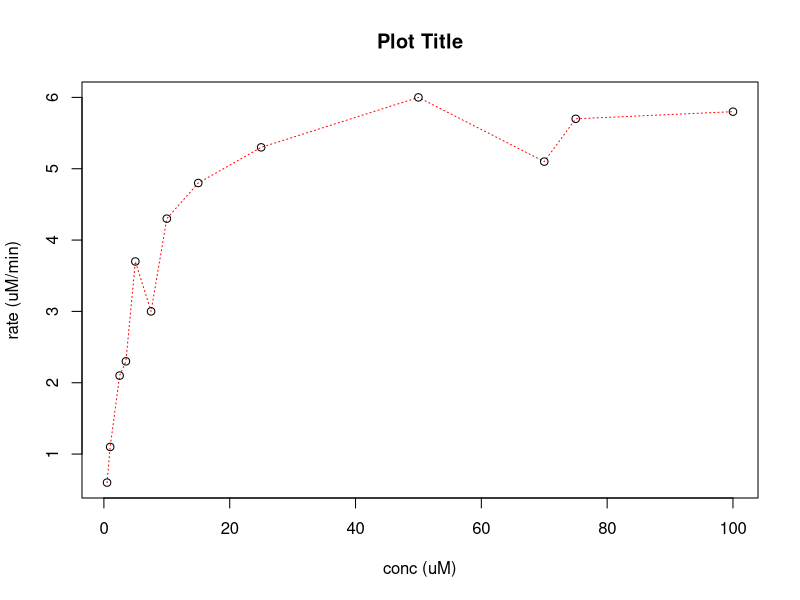

Source code (R): (Note: this script raises an error after producing the figure.)
## ---- chunk 1
knitr::opts_chunk$set(echo = TRUE)
rm(list = ls())
## ---- chunk 2
# Data probe
conc.uM <- c(0.5, 1, 2.5, 3.5, 5, 7.5, 10, 15, 25, 50, 70, 75, 100)
rate <- c(0.6, 1.1, 2.1, 2.3, 3.7, 3.0, 4.3, 4.8, 5.3, 6.0, 5.1, 5.7, 5.8)
# creation of data frame
expl.df <- data.frame(conc.uM, rate)
# ploting data
plot(conc.uM, rate, 
    main = "Plot Title",
    xlab = "conc (uM)",
    ylab = "rate (uM/min)",
    lines(conc.uM, rate, lty = "dotted", col = "red"))
    # Upper line creates a line which joins all points with a red-dotted line
lines(x,y, lty = "dotted", col = "blue")
## ---- chunk 3
### Fit Michelis-Menten equation
mn.nls <- nls(rate ~ (Vmax * conc.uM / (Km + conc.uM)),
              data = expl.df,
              start = list(Km = 5, Vmax = 6))
summary(mn.nls)
#### Extraction coefficients
Km <- unname(coef(mn.nls) ["Km"])
Vmax <- unname(coef(mn.nls)["Vmax"])
#### Plotting data and line of best fit
x <- c(0:100)
y <- (Vmax * x / (Km + x))
plot(conc.uM, rate, 
     main = "Plot Title",
     xlab = "conc (uM)",
     ylab = "rate (uM/min)")
lines(x,y, lty = "dotted", col = "blue")
coef(mn.nls)
#### Confidence intervals of parameters
confint(mn.nls)
#### Look at residuals and plot
mn.resid <- resid(mn.nls)
plot(expl.df$conc.uM, mn.resid)
#### add weighting to fit
expl.df$weight <- 1/expl.df$conc^2
mn.weight.nls <- nls(rate ~ (Vmax * conc.uM / (Km + conc.uM)),
                     data = expl.df,
                     start = list(Km = 5, Vmax = 6),
                     weight = expl.df$weight)
summary(mn.weight.nls)
